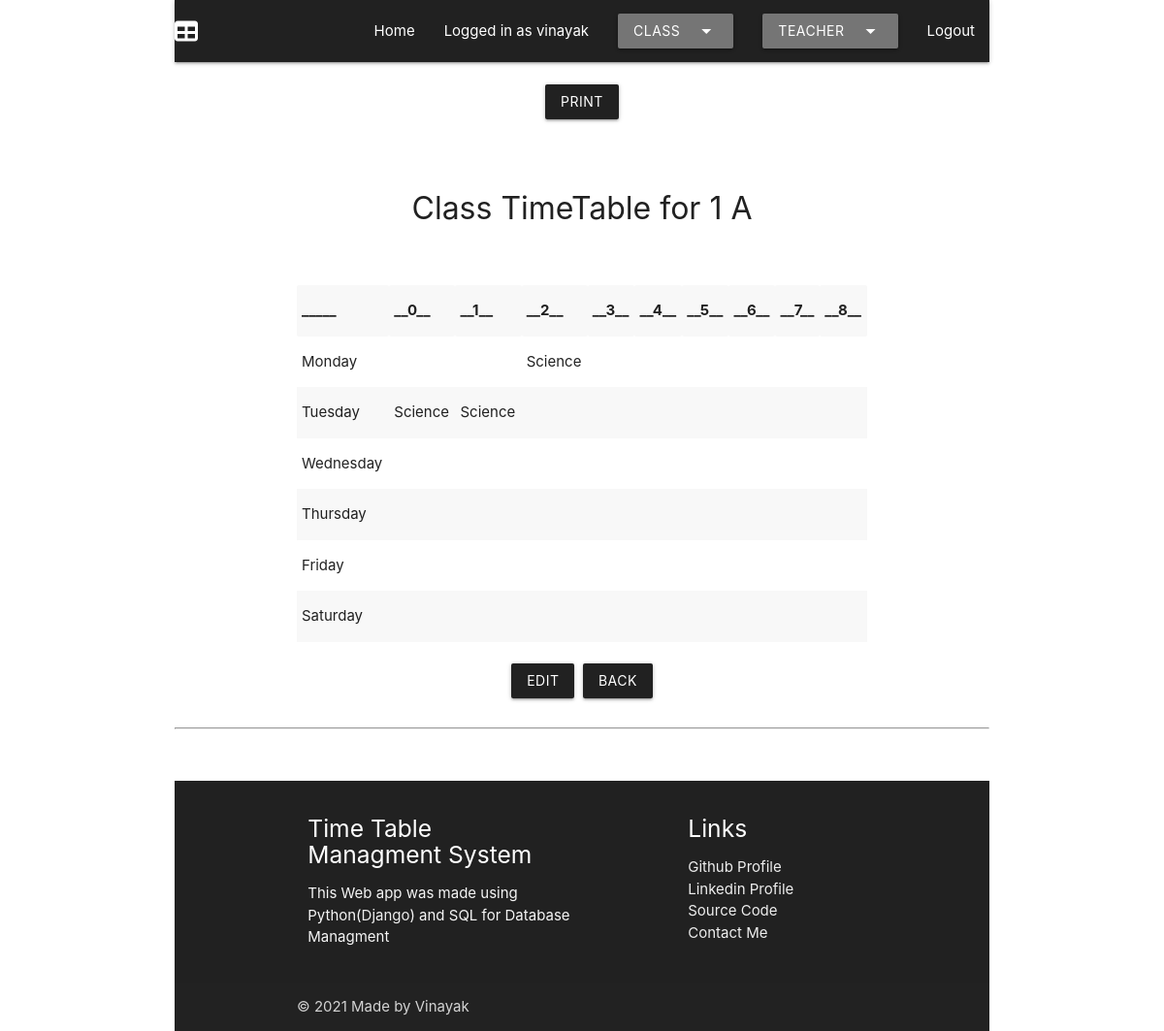
The app's page /class_all/ (signed in), older data.
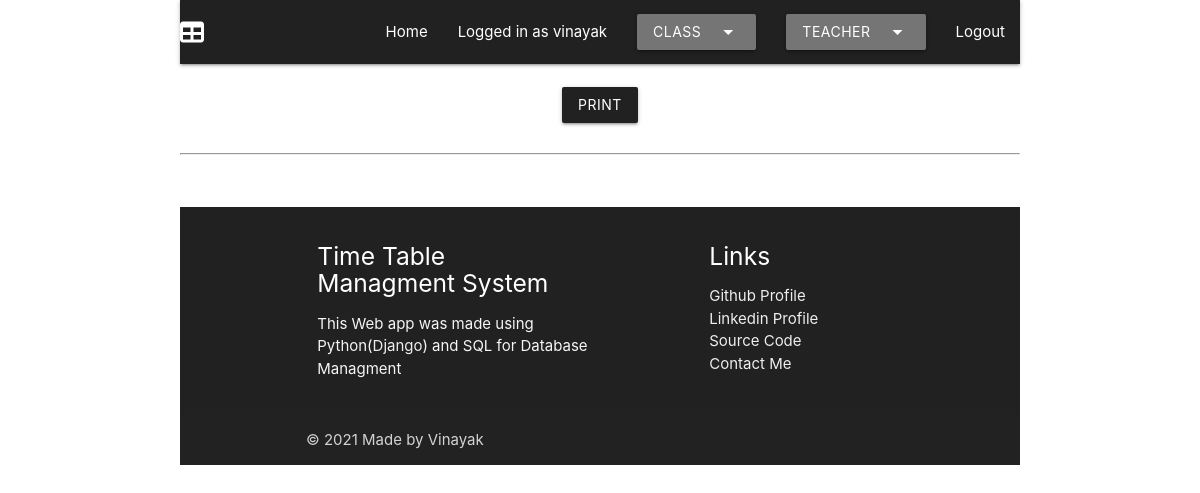
The same page, newer data.
### app1/models.py (models this page shows, shortened)
class Class(models.Model):
    Number = models.IntegerField()
    Section = models.CharField(max_length=2)
    Monday_0 = models.CharField(max_length=200, null=True, blank=True)
    Monday_1 = models.CharField(max_length=200, null=True, blank=True)
    Monday_2 = models.CharField(max_length=200, null=True, blank=True)
    Monday_3 = models.CharField(max_length=200, null=True, blank=True)
    Monday_4 = models.CharField(max_length=200, null=True, blank=True)
    Monday_5 = models.CharField(max_length=200, null=True, blank=True)
    Monday_6 = models.CharField(max_length=200, null=True, blank=True)
    Monday_7 = models.CharField(max_length=200, null=True, blank=True)
    Monday_8 = models.CharField(max_length=200, null=True, blank=True)
    Tuesday_0 = models.CharField(max_length=200, null=True, blank=True)
    Tuesday_1 = models.CharField(max_length=200, null=True, blank=True)
    Tuesday_2 = models.CharField(max_length=200, null=True, blank=True)
    Tuesday_3 = models.CharField(max_length=200, null=True, blank=True)
    Tuesday_4 = models.CharField(max_length=200, null=True, blank=True)
    Tuesday_5 = models.CharField(max_length=200, null=True, blank=True)
    Tuesday_6 = models.CharField(max_length=200, null=True, blank=True)
    Tuesday_7 = models.CharField(max_length=200, null=True, blank=True)
    Tuesday_8 = models.CharField(max_length=200, null=True, blank=True)
    Wednesday_0 = models.CharField(max_length=200, null=True, blank=True)
    Wednesday_1 = models.CharField(max_length=200, null=True, blank=True)
    Wednesday_2 = models.CharField(max_length=200, null=True, blank=True)
    Wednesday_3 = models.CharField(max_length=200, null=True, blank=True)
    Wednesday_4 = models.CharField(max_length=200, null=True, blank=True)
    Wednesday_5 = models.CharField(max_length=200, null=True, blank=True)
    Wednesday_6 = models.CharField(max_length=200, null=True, blank=True)
    Wednesday_7 = models.CharField(max_length=200, null=True, blank=True)
    Wednesday_8 = models.CharField(max_length=200, null=True, blank=True)
    Thursday_0 = models.CharField(max_length=200, null=True, blank=True)
    Thursday_1 = models.CharField(max_length=200, null=True, blank=True)
    Thursday_2 = models.CharField(max_length=200, null=True, blank=True)
    Thursday_3 = models.CharField(max_length=200, null=True, blank=True)
    Thursday_4 = models.CharField(max_length=200, null=True, blank=True)
    Thursday_5 = models.CharField(max_length=200, null=True, blank=True)
    Thursday_6 = models.CharField(max_length=200, null=True, blank=True)
    Thursday_7 = models.CharField(max_length=200, null=True, blank=True)
    Thursday_8 = models.CharField(max_length=200, null=True, blank=True)
    Friday_0 = models.CharField(max_length=200, null=True, blank=True)
    Friday_1 = models.CharField(max_length=200, null=True, blank=True)
    Friday_2 = models.CharField(max_length=200, null=True, blank=True)
    Friday_3 = models.CharField(max_length=200, null=True, blank=True)
    Friday_4 = models.CharField(max_length=200, null=True, blank=True)
    Friday_5 = models.CharField(max_length=200, null=True, blank=True)
    Friday_6 = models.CharField(max_length=200, null=True, blank=True)
    Friday_7 = models.CharField(max_length=200, null=True, blank=True)
    Friday_8 = models.CharField(max_length=200, null=True, blank=True)
    Saturday_0 = models.CharField(max_length=200, null=True, blank=True)
    Saturday_1 = models.CharField(max_length=200, null=True, blank=True)
    Saturday_2 = models.CharField(max_length=200, null=True, blank=True)
    Saturday_3 = models.CharField(max_length=200, null=True, blank=True)
    Saturday_4 = models.CharField(max_length=200, null=True, blank=True)
    Saturday_5 = models.CharField(max_length=200, null=True, blank=True)
    Saturday_6 = models.CharField(max_length=200, null=True, blank=True)
    Saturday_7 = models.CharField(max_length=200, null=True, blank=True)
    Saturday_8 = models.CharField(max_length=200, null=True, blank=True)

### app1/views.py (the view)
# urls.py: path('class_all/', views.cla_all, name = "class_all"),
def cla_all(request):
    assert isinstance(request, HttpRequest)
    if request.user.is_authenticated:
        cl = Class.objects.all()
        messages.info(request, f"You are Viewing Time table for all classes")
        return render(
            request,
            "app1/class_all.html",
            {
                'title': "Class Timetable for all classes",
                'year': datetime.now().year,
                'classes': cl,
            }
        )
    else:
        return redirect("app1:login")

### app1/templates/app1/class_all.html (shortened to what this page needs)
{% extends 'app1/layout.html' %}
{% block content %}
<br />
<div class = "container center">
    <button class="btn btn-outline-info grey darken-4 noprint center" onclick="window.# print()">Print</button>
</div>
<br />
{% for class in classes %}
    <br />
    <h3 align = "center">
        Class TimeTable for {{ class.Number }} {{ class.Section }}
    </h3>
    <br />
    <table class="highlight striped responsive-table container">
        <tr>
            <th>_____</th> <th>__0__</th>      <th>__1__</th>      <th>__2__</th>      <th>__3__</th>      <th>__4__</th>      <th>__5__</th>      <th>__6__</th>      <th>__7__</th>      <th>__8__</th>
        </tr>
        <tr>
            <td>Monday</td><td></td><td></td><td>{{ class.Monday_2 }}</td><td></td><td></td><td></td><td></td><td></td><td></td>
        </tr><br />
        <tr>
            <td>Tuesday</td><td>{{ class.Tuesday_0 }}</td><td>{{ class.Tuesday_1 }}</td><td></td><td></td><td></td><td></td><td></td><td></td><td></td>
        </tr>
        <tr>
            <td>Wednesday</td><td></td><td></td><td></td><td></td><td></td><td></td><td></td><td></td><td></td>
        </tr>
        <tr>
            <td>Thursday</td><td></td><td></td><td></td><td></td><td></td><td></td><td></td><td></td><td></td>
        </tr>
        <tr>
            <td>Friday</td><td></td><td></td><td></td><td></td><td></td><td></td><td></td><td></td><td></td>
        </tr>
        <tr>
            <td>Saturday</td><td></td><td></td><td></td><td></td><td></td><td></td><td></td><td></td><td></td>
        </tr>
    </table>
    <br />
    <div class = "container center">
       <button class="btn btn-outline-info grey noprint darken-4" onclick="document.location = '/class/edit/{{ class.Number }}%{{ class.Section }}'">Edit</button>&nbsp;&nbsp;<button class="btn btn-outline-info grey noprint darken-4" onclick="document.location = '/'">Back</button>
    </div>
    <br />
    {% endfor %}
    {% endblock %}

Row changes from the older to the newer data that the page shows:
removed Class: Number "1", Section "A", Monday_2 "Science", Tuesday_0 "Science", Tuesday_1 "Science"
